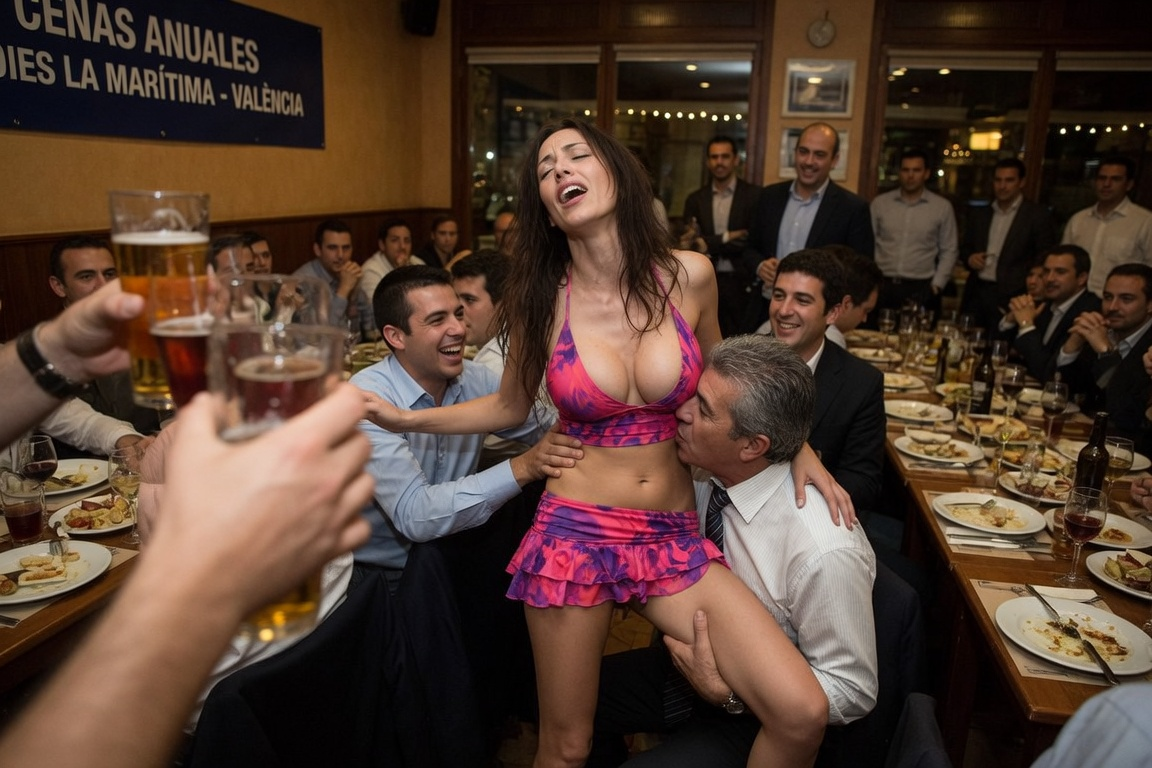
#> input picture debug_swap/07_original_frame_f3.png, 1152 x 768 px; its folder holds 3 pictures in this run
$ python probe_faceswap_halo_stages.py   (older library calls are emulated)
#> lines starting #> are read from the running program, lines starting #| are printed output that depends on the picture; after the words box and inside, x2 and y2 are one past the last pixel; in counts of white or black regions, pixels touching at a corner belong together; pictures that were not available may be replaced by others from this repository, and a replacement may not be noted
"""H-FS-004: mide halo/nitidez en las etapas REALES ya renderizadas del lote.

Solo lectura de artefactos existentes (debug_swap del lote 20261013_014548,
archivo f3 = 206561289): NO ejecuta inferencia ni render (el contenido es
explícito; regla de MEMORY: sin renders nuevos sobre esas salidas).

Métricas (por etapa vs. original):
  1. píxeles cambiados (absdiff > 2) dentro/fuera de la máscara final —
     fuera debe ser 0 (fuga = halo duro).
  2. nitidez (varianza de Laplaciano) en bandas concéntricas:
     cara (mask>0.9), transición (0<mask<=0.9), anillo exterior
     (dilatada 8/16/32 px sin máscara) — original vs cada etapa.
     Si el anillo exterior de la salida es mucho más suave que el
     original → halo de blur; si mucho más nítido → halo de sharpen.
  3. tamaño de la máscara vs bbox de la cara (¿la máscara cubre más
     que la cara? = elipse sobredimensionada).

Uso:
    venv\\Scripts\\python.exe diagnostics\\probe_faceswap_halo_stages.py
"""
import json
import os
import sys

ROOT = os.path.dirname(os.path.dirname(os.path.abspath(__file__)))
sys.path.insert(0, ROOT)

import cv2  # noqa: E402
import numpy as np  # noqa: E402

DEBUG = os.path.join(ROOT, "debug_swap")
OUT_DIR = os.path.join(ROOT, "diagnostics", "out", "halo_stages_20261013")


def stages_for(suffix):
    return {
        "raw": f"01_raw_model_{suffix}.png",
        "after_enhancer": f"02_after_enhancer_{suffix}.png",
        "after_color": f"03_after_color_{suffix}.png",
        "final": f"04_final_result_{suffix}.png",
    }


def laplacian_var(gray):
    return float(cv2.Laplacian(gray, cv2.CV_64F).var())


def main():
    os.makedirs(OUT_DIR, exist_ok=True)
    suffixes = sys.argv[1:] or ["f3"]
    report = {"frames": {}}
    for suffix in suffixes:
        report["frames"][suffix] = measure_frame(suffix)
    for suffix, data in report["frames"].items():
        v = data.get("verdict", {})
        m = data.get("mask", {})
        f = data.get("stages", {}).get("final", {})
        s = f.get("sharpness", {}).get("face_full", {})
        print(
            f"[{suffix}] mask={m.get('area_frac')} "
            f"fuga_fuera={f.get('changed_outside_mask')} px "
            f"(media={f.get('mean_abs_outside')}, dist_max={f.get('outside_max_dist_px')}) "
            f"nitidez_cara orig={s.get('orig')} -> final={s.get('stage')} "
            f"halo16={data.get('halo_outer16_ratio_final_vs_orig')} verdict={v}"
        )
    path = os.path.join(OUT_DIR, "report.json")
    with open(path, "w", encoding="utf-8") as fh:
        json.dump(report, fh, indent=2, ensure_ascii=False)
    print(f"JSON: {path}")
    print("OK")
    return 0


def measure_frame(suffix):
#> called with suffix = 'f3'
    orig = cv2.imread(os.path.join(DEBUG, f"07_original_frame_{suffix}.png"))
#> orig is the input picture: shape (768, 1152, 3); mean B, G, R 47.6, 60, 82.7
    mask = cv2.imread(os.path.join(DEBUG, f"05_mask_final_{suffix}.png"), cv2.IMREAD_GRAYSCALE)
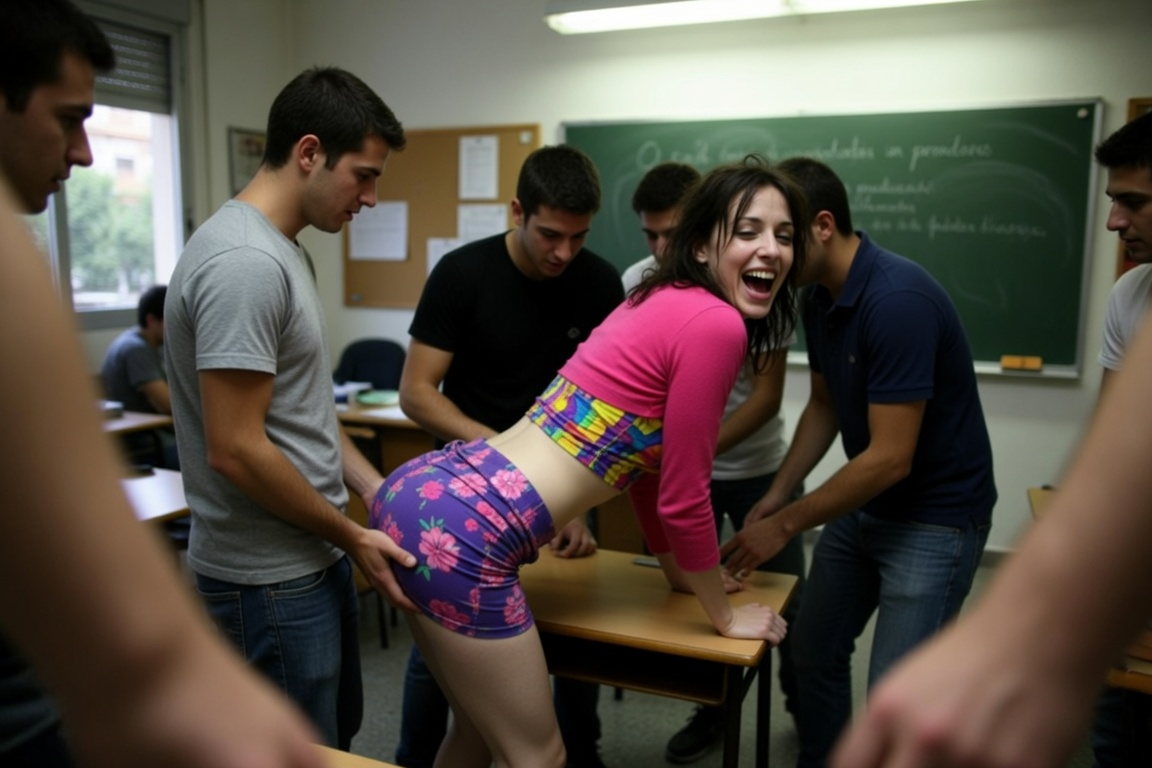
#> input picture debug_swap/07_original_frame_f1.png, 1152 x 768 px, given in place of 05_mask_final_f3.png, which was not available
#> mask: shape (768, 1152); min 0, max 255, mean 78.3
    if orig is None or mask is None:
        return {"error": f"faltan artefactos de {suffix}"}
    h, w = orig.shape[:2]
#> h = 768; w = 1152
    orig_gray = cv2.cvtColor(orig, cv2.COLOR_BGR2GRAY)

    report = {"size": [w, h], "stages": {}}

    m01 = mask > 2
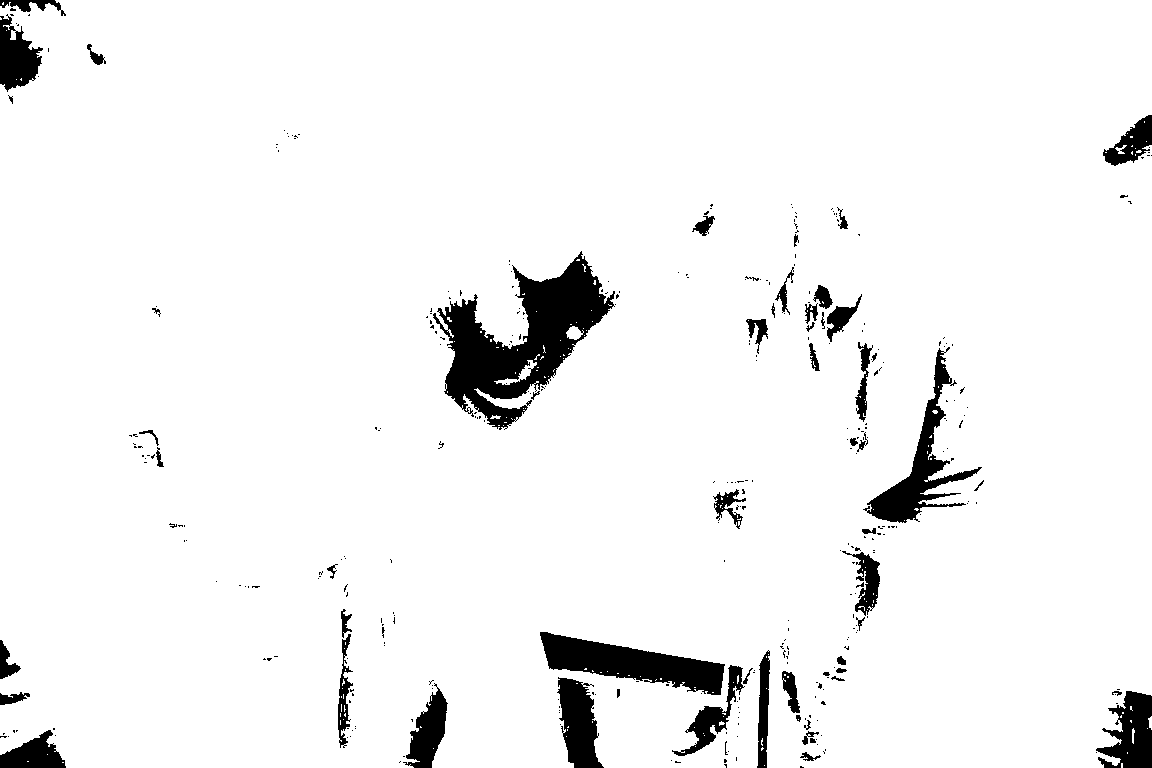
#> m01: shape (768, 1152) bool; 94.8% white; 361 black regions (302 under 20 px), largest, box (x1, y1, x2, y2) and area: (433, 251, 615, 430) 12869, (540, 632, 725, 695) 5541, (863, 347, 982, 523) 4275
    face_area = int(m01.sum())
#> face_area = 839109
    full_area = int((mask > 229).sum())
#> full_area = 33227
    ys, xs = np.where(m01)
    mask_bbox = [int(xs.min()), int(ys.min()), int(xs.max()), int(ys.max())]
#> mask_bbox = [0, 0, 1151, 767]
    report["mask"] = {
        "area_px": face_area,
        "full_area_px": full_area,
        "area_frac": round(face_area / (w * h), 4),
        "bbox": mask_bbox,
        "bbox_w": mask_bbox[2] - mask_bbox[0],
        "bbox_h": mask_bbox[3] - mask_bbox[1],
    }

    # Bandas: cara plena, transición (feather), anillos exteriores
    rings = {}
    for dil in (8, 16, 32):
        k = np.ones((2 * dil + 1, 2 * dil + 1), np.uint8)
        outer = cv2.dilate(mask, k) > 2
        rings[f"outer_{dil}px"] = outer & ~m01
#> after the loop, rings = 3 items
    soft = (mask > 2) & (mask <= 229)
#> soft: shape (768, 1152) bool; 91.1% white; 370 black regions (304 under 20 px), largest, box (x1, y1, x2, y2) and area: (594, 51, 978, 119) 20260, (433, 251, 615, 430) 12869, (551, 0, 962, 32) 5926

    bands = {"face_full": mask > 229, "feather": soft}
    bands.update(rings)

    crop_prev = None
    crop_prev_name = None
    for stage, fname in stages_for(suffix).items():
        img = cv2.imread(os.path.join(DEBUG, fname))
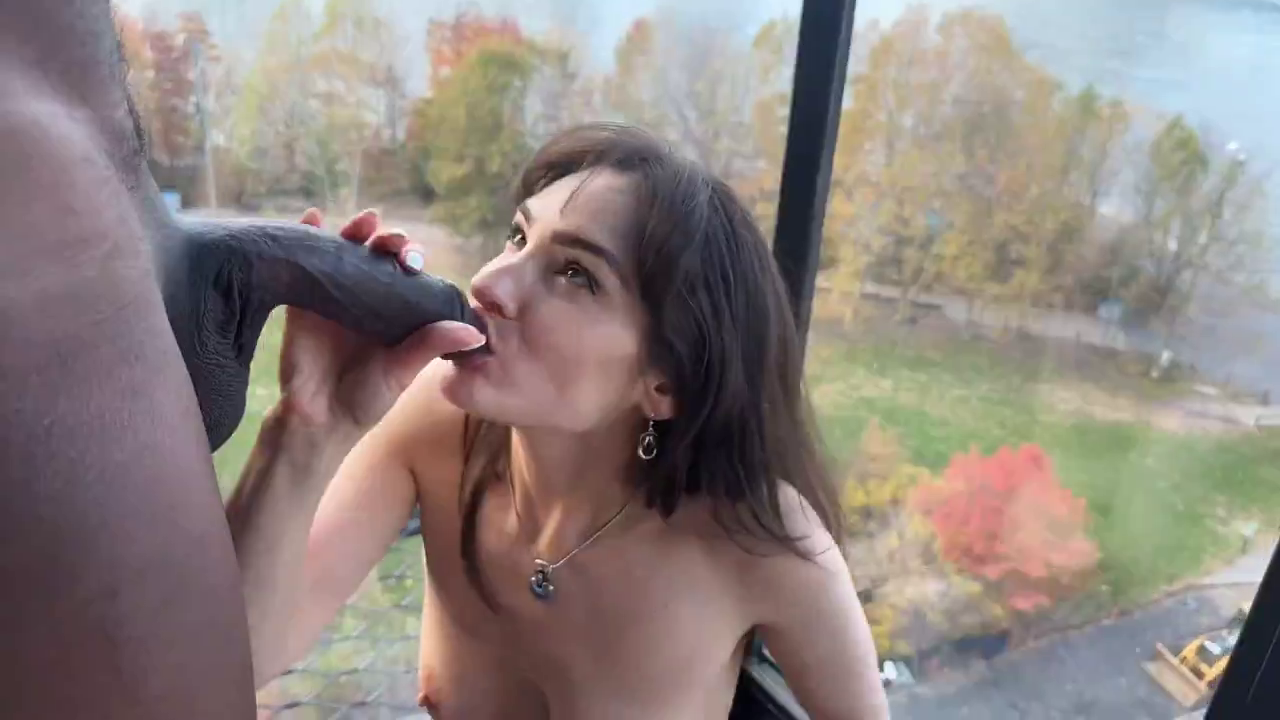
#> input picture debug_swap/07_original_frame_f2.png, 1280 x 720 px, given in place of 01_raw_model_f3.png, which was not available
#> img is the input picture: shape (720, 1280, 3); mean B, G, R 126.6, 130.7, 141.7
        if img is None:
            report["stages"][stage] = {"error": f"falta {fname}"}
            continue
        gray = cv2.cvtColor(img, cv2.COLOR_BGR2GRAY)
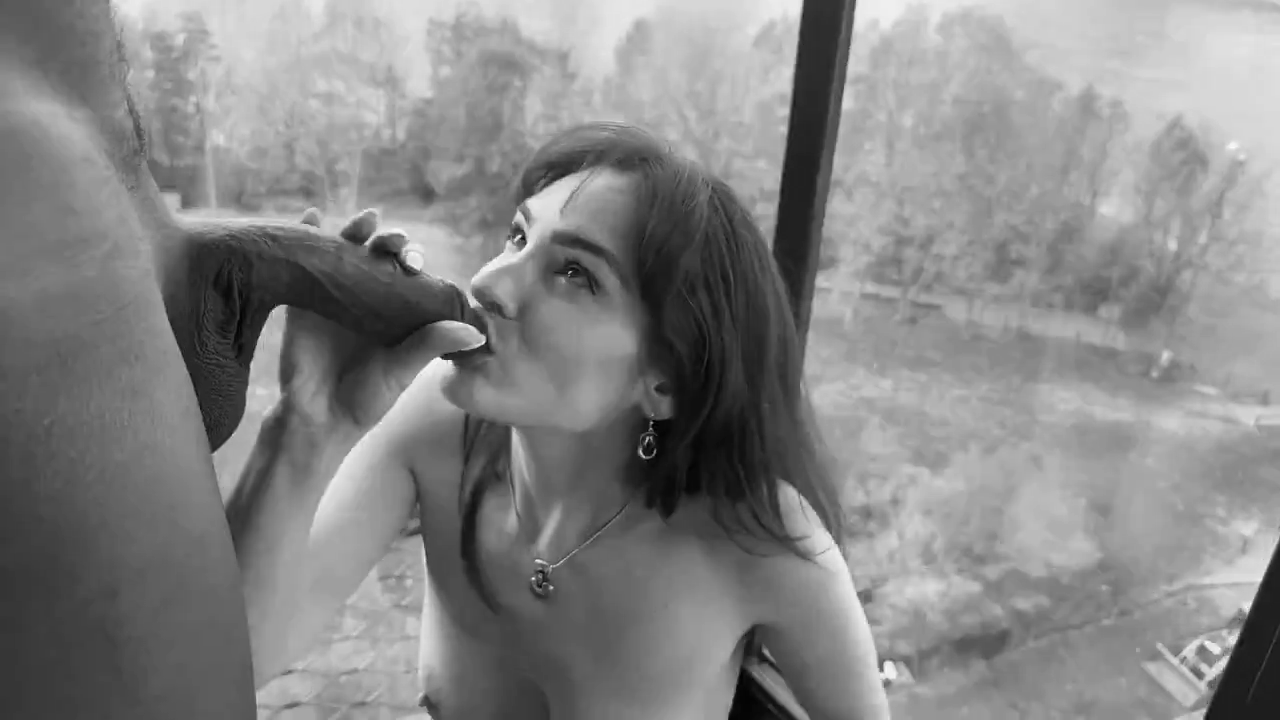
#> gray: shape (720, 1280); min 0, max 255, mean 133.5
        if img.shape != orig.shape:
            # Etapa de recorte (raw/enhancer/color): se mide a sí misma y la
            # cadena contigua recorte→recorte (mismo tamaño, alineados).
            entry = {
                "kind": "crop",
                "size": [img.shape[1], img.shape[0]],
                "sharpness_crop": round(laplacian_var(gray), 1),
            }
#> entry = {'kind': 'crop', 'size': [1280, 720], 'sharpness_crop': 33.8}
            if crop_prev is not None and crop_prev.shape == img.shape:
                d = cv2.absdiff(img, crop_prev).max(axis=2)
                entry[f"diff_vs_{crop_prev_name}"] = {
                    "changed_px": int(np.count_nonzero(d > 2)),
                    "mean": round(float(d.mean()), 3),
                }
            report["stages"][stage] = entry
            crop_prev, crop_prev_name = img, stage
#> crop_prev_name = 'raw'
            continue
        diff = cv2.absdiff(img, orig).max(axis=2)
        changed_outside = int(np.count_nonzero(diff[~m01]))
        changed_inside = int(np.count_nonzero(diff[m01]))
        # Magnitud y distancia de la fuga exterior a la máscara
        dist_to_mask = cv2.distanceTransform((m01).astype(np.uint8), cv2.DIST_L2, 3)
        outside_diff = diff[~m01]
        changed_vals = outside_diff[outside_diff > 2]
        if changed_vals.size:
            far = (dist_to_mask[~m01])[outside_diff > 2]
            mean_outside = round(float(changed_vals.mean()), 3)
            max_dist = int(far.max())
            px_far_8 = int(np.count_nonzero(far > 8))
        else:
            mean_outside, max_dist, px_far_8 = 0.0, 0, 0
        entry = {
            "kind": "full",
            "changed_inside": changed_inside,
            "changed_outside_mask": changed_outside,
            "outside_frac": round(changed_outside / max(1, int((~m01).sum())), 5),
            "mean_abs_outside": mean_outside,
            "outside_max_dist_px": max_dist,
            "outside_changed_farther_than_8px": px_far_8,
            "mean_abs_inside": round(float(cv2.absdiff(img, orig)[m01].mean()), 3),
            "sharpness": {},
        }
        for bname, bmask in bands.items():
            if not bmask.any():
                continue
            entry["sharpness"][bname] = {
                "orig": round(laplacian_var(orig_gray[bmask]), 1),
                "stage": round(laplacian_var(gray[bmask]), 1),
            }
        report["stages"][stage] = entry
        crop_prev, crop_prev_name = None, None

    # Resumen de halo: en el anillo exterior de 16 px, ratio final/orig
    final_entry = report["stages"].get("final", {})
#> final_entry = {'error': 'falta 04_final_result_f3.png'}
    halo_ratio = None
    if final_entry.get("sharpness", {}).get("outer_16px"):
        s = final_entry["sharpness"]["outer_16px"]
        halo_ratio = round(s["stage"] / max(1.0, s["orig"]), 3)
    report["halo_outer16_ratio_final_vs_orig"] = halo_ratio
    report["verdict"] = {
        "leak_outside_mask": bool(final_entry.get("changed_outside_mask", 0) > 0),
        "leak_far": bool(final_entry.get("outside_changed_farther_than_8px", 0) > 100),
        "blur_halo": bool(halo_ratio is not None and halo_ratio < 0.6),
        "sharp_halo": bool(halo_ratio is not None and halo_ratio > 1.8),
        "soft_face": bool(
            final_entry.get("sharpness", {}).get("face_full")
            and final_entry["sharpness"]["face_full"]["stage"]
            < 0.6 * final_entry["sharpness"]["face_full"]["orig"]
        ),
    }
    return report


if __name__ == "__main__":
    raise SystemExit(main())
#> the loop in main, `for suffix, data in report["frames"].items():` made 1 pass
#> (suffix, f) on pass 1: ('f3', {'error': 'falta 04_final_result_f3.png'})
#> (printed output is left out)
#> (the program exits here)
